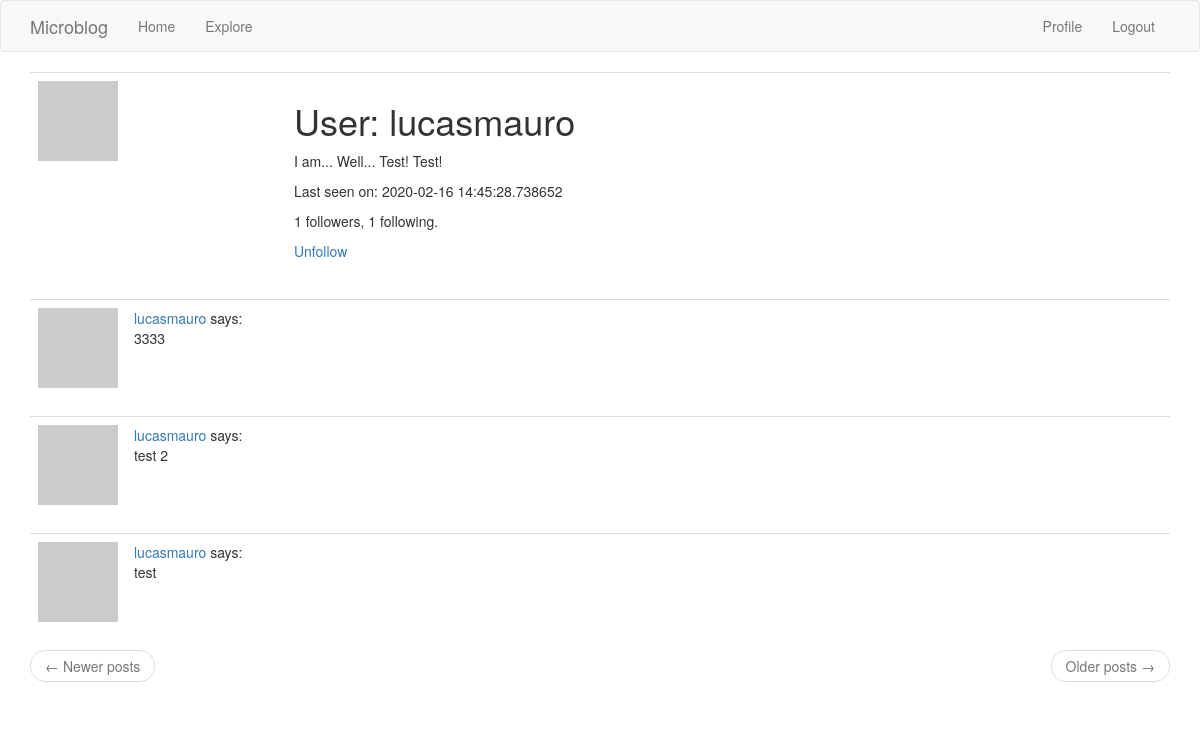
The app's page /user/lucasmauro (signed in), older data.
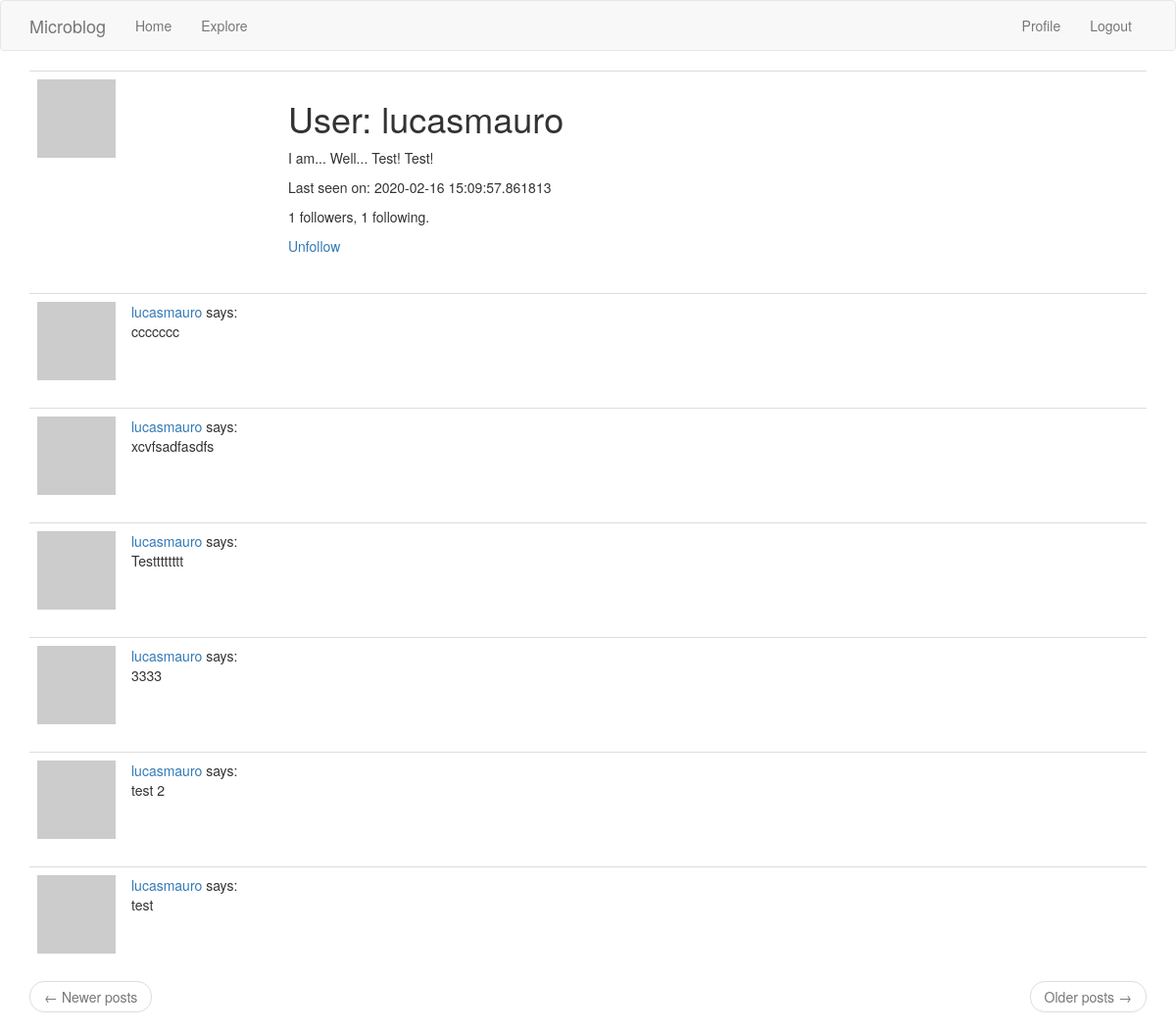
The same page, newer data.
### app/models.py (models this page shows, shortened)
class User(UserMixin, db.Model):
    id = db.Column(db.Integer, primary_key=True)
    username = db.Column(db.String(64), index=True, unique=True)
    email = db.Column(db.String(120), index=True, unique=True)
    password_hash = db.Column(db.String(128))
    posts = db.relationship('Post', backref='author', lazy='dynamic')
    about_me = db.Column(db.String(140))
    last_seen = db.Column(db.DateTime, default=datetime.utcnow())
    followed = db.relationship(
        'User',
        secondary=followers,
        primaryjoin=(followers.c.follower_id == id),
        secondaryjoin=(followers.c.followed_id == id),
        backref=db.backref('followers', lazy='dynamic'),
        lazy='dynamic'
    )
    def get_avatar(self, size):
        digest = md5(self.email.lower().encode('utf-8')).hexdigest()
        return f'https://www.gravatar.com/avatar/{digest}?d=identicon&s={size}'
    def is_following(self, user):
        return self.followed.filter(followers.c.followed_id == user.id).count() > 0

class Post(db.Model):
    id = db.Column(db.Integer, primary_key=True)
    body = db.Column(db.String(140))
    timestamp = db.Column(db.DateTime, index=True, default=datetime.utcnow)
    user_id = db.Column(db.Integer, db.ForeignKey('user.id'))

### app/routes.py (the view)
@app.route('/user/<username>')
@login_required
def user_profile(username):
    user = User.query.filter_by(username=username).first_or_404()
    page = request.args.get('page', 1, type=int)
    posts = user.posts.order_by(Post.timestamp.desc()).paginate(page, app.config['POSTS_PER_PAGE'], False)
    next_url = url_for('user_profile', username=user.username, page=posts.next_num) if posts.has_next else None
    prev_url = url_for('user_profile', username=user.username, page=posts.prev_num) if posts.has_prev else None
    return render_template('user.html', user=user, posts=posts.items,next_url=next_url, prev_url=prev_url)

### app/models.py (called while the page is built)
@login.user_loader
def load_user(id):
    return User.query.get(int(id))

### app/routes.py (called while the page is built)
@app.before_request
def before_request():
    if current_user.is_authenticated:
        current_user.last_seen = datetime.utcnow()
        db.session.commit()

### app/templates/user.html
{% extends "base.html" %}
{% block app_content %}
    <table class="table table-hover">
        <tr>
            <td width="256px"><img src="{{ user.get_avatar(256) }}"></td>
            <td>
                <h1>User: {{ user.username }}</h1>
                {% if user.about_me %}<p>{{ user.about_me }}</p>{% endif %}
                {% if user.last_seen %}<p>Last seen on: {{ user.last_seen }}</p>{% endif %}
                <p>{{ user.followers.count() }} followers, {{ user.followed.count() }} following.</p>
                {% if user == current_user %}
                <p><a href="{{ url_for('edit_profile') }}">Edit your profile</a></p>
                {% elif not current_user.is_following(user) %}
                <p><a href="{{ url_for('follow', username=user.username) }}">Follow</a></p>
                {% else %}
                <p><a href="{{ url_for('unfollow', username=user.username) }}">Unfollow</a></p>
                {% endif %}
            </td>
        </tr>
    </table>
    {% for post in posts %}
        {% include '_post.html' %}
    {% endfor %}
    <nav aria-label="...">
        <ul class="pager">
            <li class="previous{% if not prev_url %} disabled{% endif %}">
                <a href="{{ prev_url or '#' }}">
                    <span aria-hidden="true">&larr;</span> Newer posts
                </a>
            </li>
            <li class="next{% if not next_url %} disabled{% endif %}">
                <a href="{{ next_url or '#' }}">
                    Older posts <span aria-hidden="true">&rarr;</span>
                </a>
            </li>
        </ul>
    </nav>
{% endblock %}

### app/templates/_post.html
    <table class="table table-hover">
        <tr>
            <td width="70px">
                <a href="{{ url_for('user_profile', username=post.author.username) }}">
                    <img src="{{ post.author.get_avatar(70) }}" />
                </a>
            </td>
            <td>
                <a href="{{ url_for('user_profile', username=post.author.username) }}">
                    {{ post.author.username }}
                </a>
                says:
                <br>
                {{ post.body }}
            </td>
        </tr>
    </table>

Row changes from the older to the newer data that the page shows:
changed User "lucasmauro": last_seen "2020-02-16 14:45:28.738652" → "2020-02-16 15:09:57.861813"
added Post: author.username "lucasmauro", body "ccccccc"
added Post: author.username "lucasmauro", body "xcvfsadfasdfs"
added Post: author.username "lucasmauro", body "Testttttttt"
